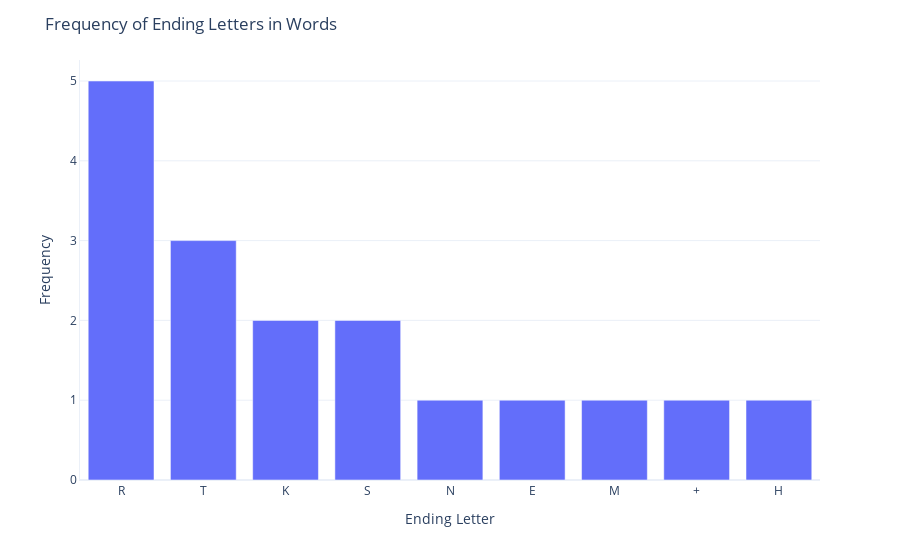

The cell this chart's notebook holds for it:
### Code cell
import plotly.express as px
import pandas as pd

def count_ending_letters(words):
    ending_letters = {}
    for word in words:
        last_letter = word[len(word)-1].upper()  # Convert to uppercase to count case-insensitively
        ending_letters[last_letter] = ending_letters.get(last_letter, 0) + 1
    return ending_letters

def plot_ending_letter_frequency(words):
    ending_letters = count_ending_letters(words)
    df = pd.DataFrame({'Letter': list(ending_letters.keys()), 'Frequency': list(ending_letters.values())})

    # Sort the DataFrame by frequency in descending order
    df = df.sort_values(by='Frequency', ascending=False)
    # Custom color palette for bars
    color_palette = px.colors.qualitative.Dark24

    fig = px.bar(df, x='Letter', y='Frequency',
                 labels={'Frequency': 'Frequency'},
                 color_discrete_sequence=["#636efa"],
                 template='plotly_white')

    # Customizing the plot layout
    fig.update_layout(title_text='Frequency of Ending Letters in Words',
                      xaxis_title='Ending Letter',
                      yaxis_title='Frequency',
                      xaxis=dict(showline=True),
                      yaxis=dict(showline=True),
                      plot_bgcolor='rgba(0,0,0,0)')

    # Show the plot
    fig.show()

plot_ending_letter_frequency(words)

### Figure 1 — Plotly figure (JSON) as saved in the notebook; plotly's stock layout.template omitted (floating-point values rounded to 4 significant figures)
{"data": [{"alignmentgroup": "True", "hovertemplate": "Letter=%{x}<br>Frequency=%{y}<extra></extra>", "legendgroup": "", "marker": {"color": "#636efa", "pattern": {"shape": ""}}, "name": "", "offsetgroup": "", "orientation": "v", "showlegend": false, "textposition": "auto", "type": "bar", "x": ["R", "T", "K", "S", "N", "E", "M", "+", "H"], "xaxis": "x", "y": [5, 3, 2, 2, 1, 1, 1, 1, 1], "yaxis": "y"}], "layout": {"barmode": "relative", "legend": {"tracegroupgap": 0}, "margin": {"t": 60}, "plot_bgcolor": "rgba(0,0,0,0)", "title": {"text": "Frequency of Ending Letters in Words"}, "xaxis": {"anchor": "y", "domain": [0, 1], "showline": true, "title": {"text": "Ending Letter"}}, "yaxis": {"anchor": "x", "domain": [0, 1], "showline": true, "title": {"text": "Frequency"}}}}
